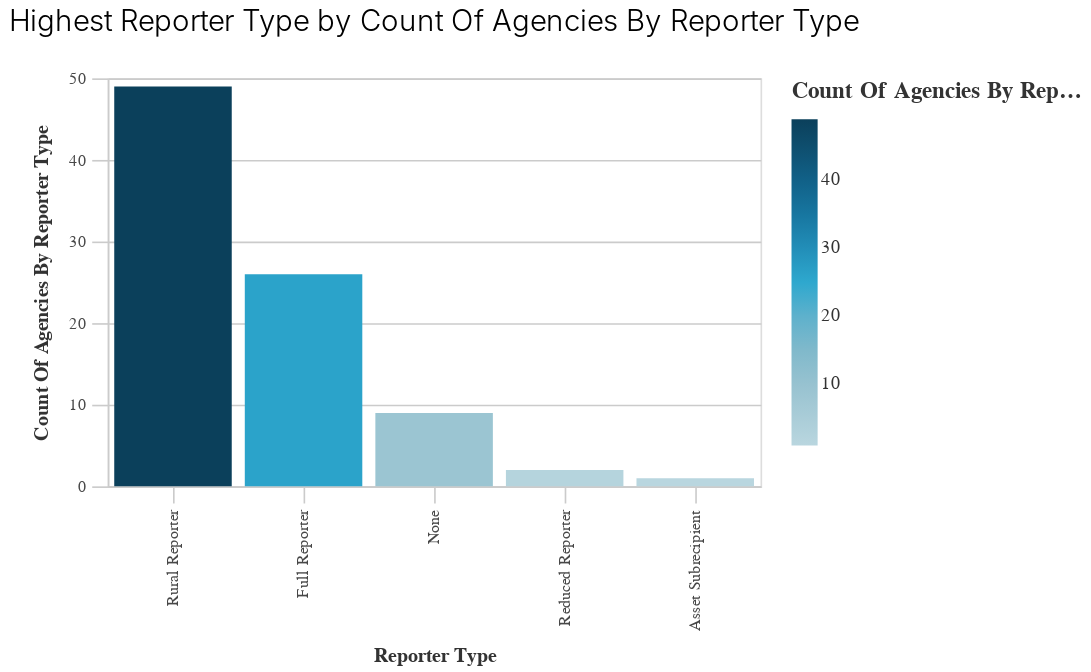

Notebook code for this chart:
### Code cell
data_prep.basic_bar_chart(Reporter_type_agg,'reporter_type','Count of Agencies')

### Figure 1 — Vega-Lite specification as saved in the notebook (floating-point values rounded to 4 significant figures)
{"config": {"view": {"continuousWidth": 400, "continuousHeight": 300}, "axis": {"domainColor": "#cbcbcb", "grid": true, "gridColor": "#cbcbcb", "gridWidth": 1, "labelColor": "#474747", "labelFont": "Nunito Sans", "labelFontSize": 10, "labelPadding": 4, "tickColor": "#cbcbcb", "tickSize": 10, "titleColor": "#333", "titleFont": "Raleway", "titleFontSize": 12, "titlePadding": 10}, "axisBand": {"grid": false}, "background": "white", "font": "Raleway", "header": {"labelFont": "Nunito Sans", "titleFont": "Raleway"}, "legend": {"labelColor": "#333", "labelFont": "Nunito Sans", "labelFontSize": 11, "labelLimit": 0, "padding": 1, "symbolSize": 30, "symbolType": "square", "titleColor": "#333", "titleFont": "Raleway", "titleFontSize": 14, "titlePadding": 10}, "title": {"anchor": "middle", "font": "Raleway", "fontSize": 18, "fontWeight": 300, "offset": 20}}, "data": {"name": "data-98efa73232419a0e3e855d12f13a1cd0"}, "mark": "bar", "encoding": {"color": {"field": "Count of Agencies by Reporter Type", "legend": {"title": "Count Of Agencies By Reporter Type"}, "scale": {"range": ["#B9D6DF", "#8CBCCB", "#2EA8CE", "#136C97", "#0B405B"]}, "type": "quantitative"}, "x": {"field": "reporter_type", "sort": "-y", "title": "Reporter Type", "type": "nominal"}, "y": {"field": "Count of Agencies by Reporter Type", "title": "Count Of Agencies By Reporter Type", "type": "quantitative"}}, "height": 250, "title": "Highest Reporter Type by Count Of Agencies By Reporter Type", "width": 400, "$schema": "https://vega.github.io/schema/vega-lite/v4.17.0.json", "datasets": {"data-98efa73232419a0e3e855d12f13a1cd0": [{"reporter_type": "Asset Subrecipient", "Count of Agencies by Reporter Type": 1}, {"reporter_type": "Full Reporter", "Count of Agencies by Reporter Type": 26}, {"reporter_type": "None", "Count of Agencies by Reporter Type": 9}, {"reporter_type": "Reduced Reporter", "Count of Agencies by Reporter Type": 2}, {"reporter_type": "Rural Reporter", "Count of Agencies by Reporter Type": 49}]}}
